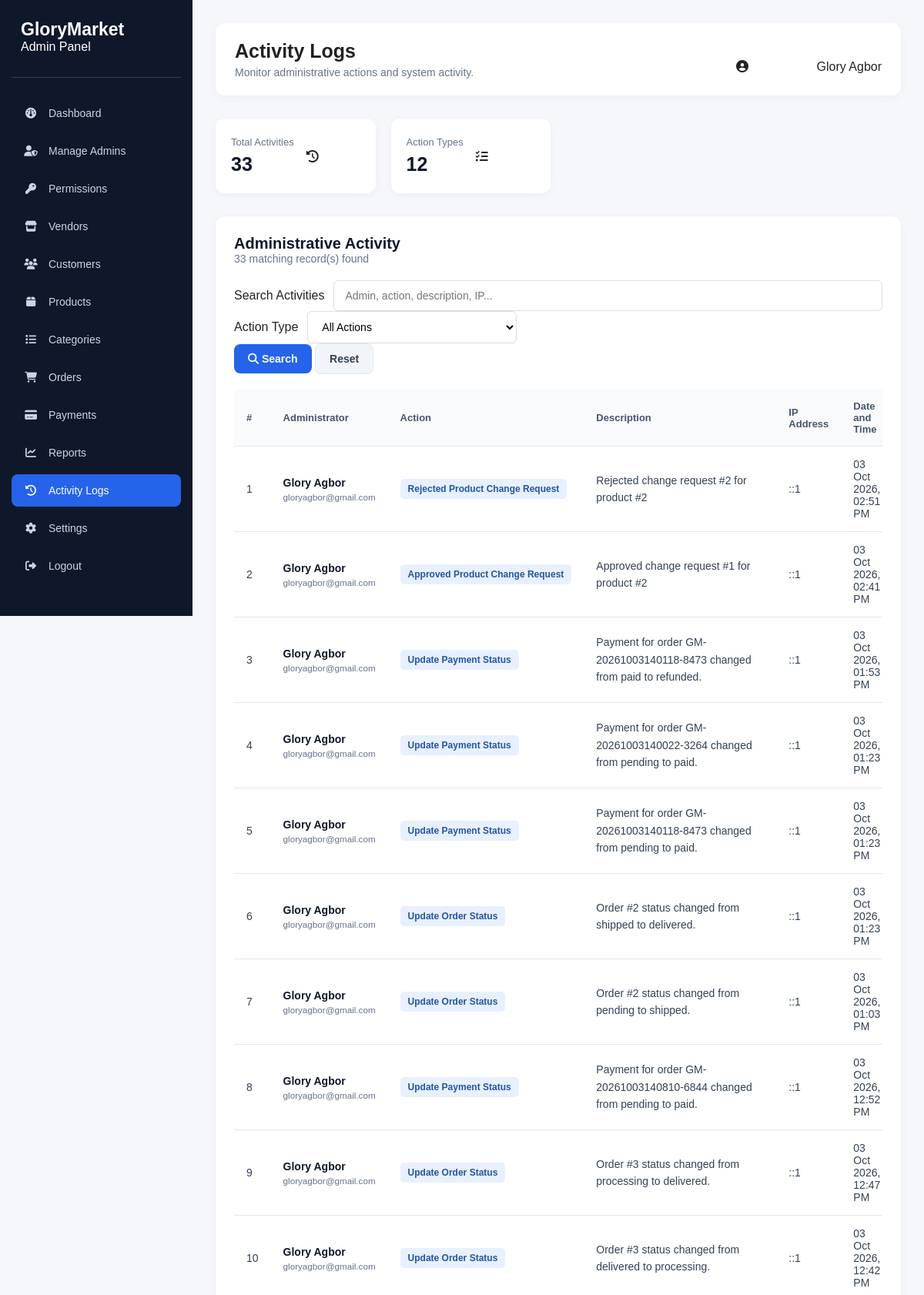
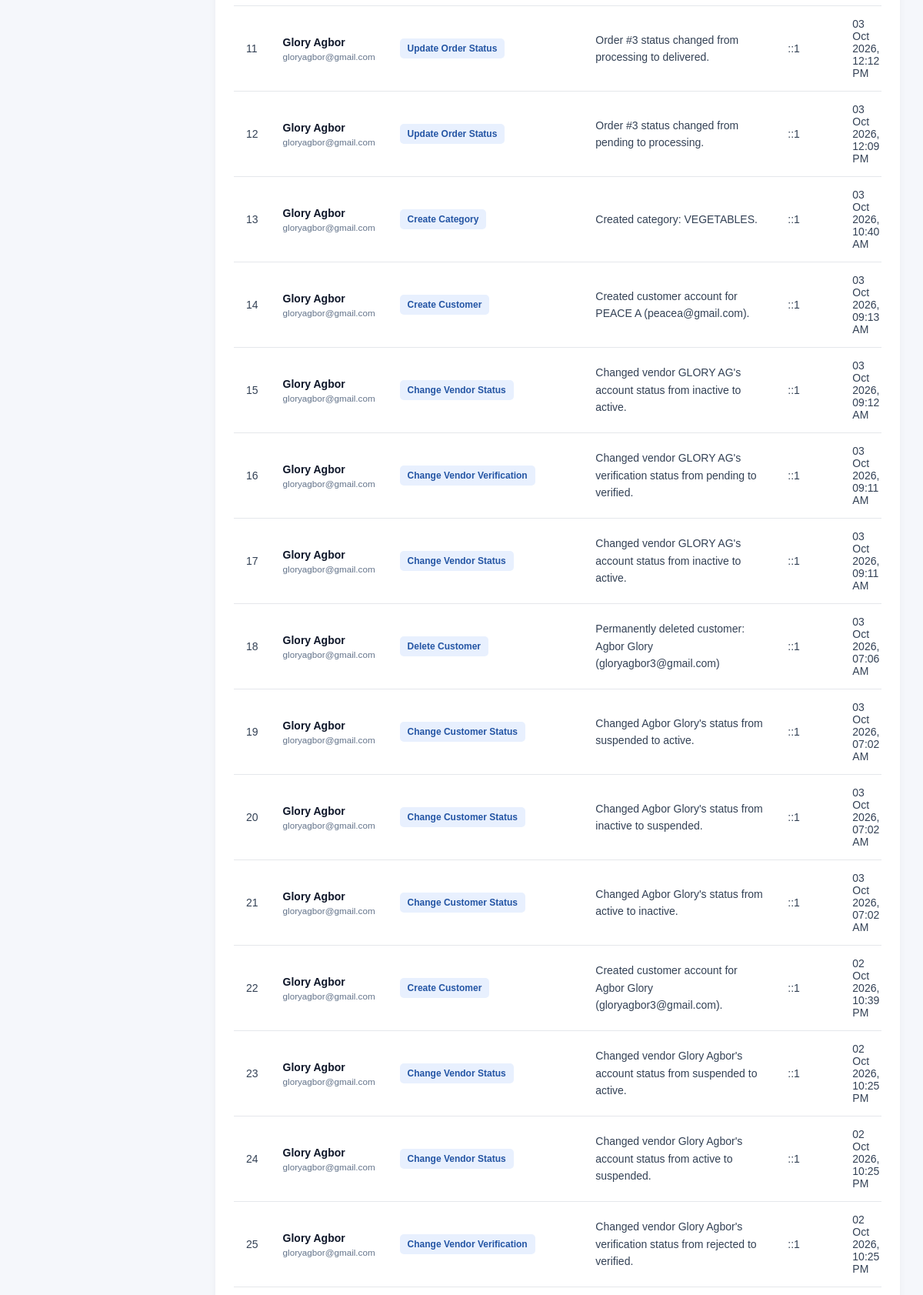
Page /admin/activity-logs.php (signed in, upper part) on the committed database (2 pictures, top to bottom).
### tables this page shows
CREATE TABLE `admin_activity_logs` (
  `id` int(11) NOT NULL,
  `admin_id` int(11) DEFAULT NULL,
  `action` varchar(100) NOT NULL,
  `description` text DEFAULT NULL,
  `ip_address` varchar(45) DEFAULT NULL,
  `created_at` timestamp NOT NULL DEFAULT current_timestamp()
);

CREATE TABLE `users` (
  `id` int(11) NOT NULL,
  `full_name` varchar(100) NOT NULL,
  `email` varchar(150) NOT NULL,
  `phone` varchar(20) DEFAULT NULL,
  `profile_picture` varchar(255) DEFAULT NULL,
  `password` varchar(255) NOT NULL,
  `role` enum('super_admin','admin','vendor','customer') NOT NULL DEFAULT 'customer',
  `status` enum('active','inactive','suspended') NOT NULL DEFAULT 'active',
  `email_verified_at` datetime DEFAULT NULL,
  `created_at` timestamp NOT NULL DEFAULT current_timestamp(),
  `updated_at` timestamp NOT NULL DEFAULT current_timestamp() ON UPDATE current_timestamp()
);

### admin/activity-logs.php (the view, shortened to what this page needs)
<?php
$pdo = getDbConnection();
$full_name = $_SESSION['full_name'] ?? 'Super Admin';
$search = trim($_GET['search'] ?? '');
$where = [];
$params = [];
$where_sql = !empty($where)
    ? "WHERE " . implode(" AND ", $where)
    : "";
$action_stmt = $pdo->query("
    SELECT DISTINCT action
    FROM admin_activity_logs
    ORDER BY action ASC
");
$actions = $action_stmt->fetchAll(PDO::FETCH_COLUMN);
$sql = "
    SELECT
        l.id,
        l.admin_id,
        l.action,
        l.description,
        l.ip_address,
        l.created_at,
        u.full_name AS admin_name,
        u.email AS admin_email
    FROM admin_activity_logs l
    LEFT JOIN users u ON l.admin_id = u.id
    {$where_sql}
    ORDER BY l.created_at DESC
";
$stmt = $pdo->prepare($sql);
$stmt->execute($params);
$activity_logs = $stmt->fetchAll(PDO::FETCH_ASSOC);
$total_logs = count($activity_logs);
?>
<!DOCTYPE html>
<html lang="en">
<head>
    <link rel="stylesheet" href="../assets/css/admin-dashboard.css">
    <link rel="stylesheet"
          href="https://cdnjs.cloudflare.com/ajax/libs/font-awesome/6.5.0/css/all.min.css">
</head>
<body>
<div class="dashboard-wrapper">
    <aside class="sidebar">
        <div class="sidebar-brand">
            <h2>GloryMarket</h2>
            <p>Admin Panel</p>
        </div>
        <nav class="sidebar-nav">
            <a href="dashboard.php">
                <i class="fa-solid fa-gauge"></i>
                Dashboard
            </a>
            <a href="admins.php">
                <i class="fa-solid fa-user-shield"></i>
                Manage Admins
            </a>
            <a href="permissions.php">
                <i class="fa-solid fa-key"></i>
                Permissions
            </a>
            <a href="vendors.php">
                <i class="fa-solid fa-store"></i>
                Vendors
            </a>
            <a href="customers.php">
                <i class="fa-solid fa-users"></i>
                Customers
            </a>
            <a href="products.php">
                <i class="fa-solid fa-box"></i>
                Products
            </a>
            <a href="categories.php">
                <i class="fa-solid fa-list"></i>
                Categories
            </a>
            <a href="orders.php">
                <i class="fa-solid fa-cart-shopping"></i>
                Orders
            </a>
            <a href="payments.php">
                <i class="fa-solid fa-credit-card"></i>
                Payments
            </a>
            <a href="reports.php">
                <i class="fa-solid fa-chart-line"></i>
                Reports
            </a>
            <a href="activity-logs.php" class="active">
                <i class="fa-solid fa-clock-rotate-left"></i>
                Activity Logs
            </a>
            <a href="settings.php">
                <i class="fa-solid fa-gear"></i>
                Settings
            </a>
            <a href="../logout.php">
                <i class="fa-solid fa-right-from-bracket"></i>
                Logout
            </a>
        </nav>
    </aside>
    <main class="main-content">
        <header class="topbar">
            <div>
                <h1>Activity Logs</h1>
                <p>Monitor administrative actions and system activity.</p>
            </div>
            <div class="admin-details">
                <i class="fa-solid fa-user-circle"></i>
                <span><?= htmlspecialchars($full_name) ?></span>
            </div>
        </header>
        <section class="stats-grid">
            <div class="stat-card">
                <div>
                    <p>Total Activities</p>
                    <h2><?= number_format($total_logs) ?></h2>
                </div>
                <i class="fa-solid fa-clock-rotate-left"></i>
            </div>
            <div class="stat-card">
                <div>
                    <p>Action Types</p>
                    <h2><?= number_format(count($actions)) ?></h2>
                </div>
                <i class="fa-solid fa-list-check"></i>
            </div>
        </section>
        <section class="table-panel">
            <div class="panel-header">
                <div>
                    <h2>Administrative Activity</h2>
                    <p>
                        <?= number_format($total_logs) ?>
                        matching record(s) found
                    </p>
                </div>
            </div>
            <form method="GET" class="order-filter-form">
                <div class="filter-group">
                    <label for="search">Search Activities</label>
                    <input
                        type="text"
                        id="search"
                        name="search"
                        placeholder="Admin, action, description, IP..."
                        value="<?= htmlspecialchars($search) ?>"
                    >
                </div>
                <div class="filter-group">
                    <label for="action">Action Type</label>
                    <select name="action" id="action">
                        <option value="">All Actions</option>
                    </select>
                </div>
                <div class="filter-actions">
                    <button type="submit" class="primary-btn">
                        <i class="fa-solid fa-search"></i>
                        Search
                    </button>
                    <a href="activity-logs.php" class="secondary-btn">
                        Reset
                    </a>
                </div>
            </form>
            <div class="table-wrapper">
                <table class="orders-table">
                    <thead>
                        <tr>
                            <th>#</th>
                            <th>Administrator</th>
                            <th>Action</th>
                            <th>Description</th>
                            <th>IP Address</th>
                            <th>Date and Time</th>
                        </tr>
                    </thead>
                    <tbody>
                    <?php if (!empty($activity_logs)): ?>
                        <?php foreach ($activity_logs as $index => $log): ?>
                            <tr>
                                <td>
                                    <?= $index + 1 ?>
                                </td>
                                <td>
                                    <strong>
                                        <?= htmlspecialchars(
                                            $log['admin_name'] ?? 'Unknown Admin'
                                        ) ?>
                                    </strong>
                                    <br>
                                    <small>
                                        <?= htmlspecialchars(
                                            $log['admin_email'] ?? 'Account unavailable'
                                        ) ?>
                                    </small>
                                </td>
                                <td>
                                    <span class="activity-action-badge">
                                        <?= htmlspecialchars(
                                            ucwords(
                                                strtolower(
                                                    str_replace('_', ' ', $log['action'])
                                                )
                                            )
                                        ) ?>
                                    </span>
                                </td>
                                <td class="activity-description">
                                    <?= htmlspecialchars(
                                        $log['description'] ?? 'No description provided'
                                    ) ?>
                                </td>
                                <td>
                                    <?= htmlspecialchars(
                                        $log['ip_address'] ?? 'Unknown'
                                    ) ?>
                                </td>
                                <td>
                                    <?= !empty($log['created_at'])
                                        ? date(
                                            'd M Y, h:i A',
                                            strtotime($log['created_at'])
                                        )
                                        : 'Not available'
                                    ?>
                                </td>
                            </tr>
                        <?php endforeach; ?>
                    <?php endif; ?>
                    </tbody>
                </table>
            </div>
        </section>
    </main>
</div>
</body>
</html>

### assets/css/admin-dashboard.css (style rules this page uses)
* { margin: 0; padding: 0; box-sizing: border-box; }
body { font-family: 'Segoe UI', Arial, sans-serif; background: #f1f5f9; color: #1e293b; }
.dashboard-wrapper { display: flex; min-height: 100vh; }
.sidebar { width: 250px; background: #0f172a; color: #ffffff; position: fixed; top: 0; left: 0; height: 100vh; overflow-y: auto; padding: 25px 15px; }
.sidebar-brand { padding: 0 12px 30px; border-bottom: 1px solid #334155; }
.sidebar-brand h2 { font-size: 23px; color: #ffffff; }
.sidebar-nav { margin-top: 25px; }
.sidebar-nav a { display: flex; align-items: center; gap: 13px; padding: 13px 15px; margin-bottom: 7px; color: #cbd5e1; text-decoration: none; border-radius: 8px; font-size: 14px; transition: 0.3s; }
.sidebar-nav a i { width: 20px; text-align: center; }
.sidebar-nav a:hover, .sidebar-nav a.active { background: #2563eb; color: #ffffff; }
.main-content { margin-left: 250px; width: calc(100% - 250px); padding: 30px; }
.topbar { display: flex; justify-content: space-between; align-items: center; background: #ffffff; padding: 22px 25px; border-radius: 12px; margin-bottom: 30px; box-shadow: 0 3px 12px rgba(0, 0, 0, 0.04); }
.topbar h1 { font-size: 25px; margin-bottom: 5px; }
.topbar p { color: #64748b; font-size: 14px; }
.stats-grid { display: grid; grid-template-columns: repeat(4, 1fr); gap: 20px; margin-bottom: 30px; }
.stat-card { background: #ffffff; padding: 23px 20px; border-radius: 12px; display: flex; align-items: center; gap: 16px; box-shadow: 0 3px 12px rgba(0, 0, 0, 0.04); }
.stat-card p { color: #64748b; font-size: 13px; margin-bottom: 7px; }
.stat-card h2 { font-size: 25px; color: #0f172a; }
.table-panel { background: #ffffff; border-radius: 12px; padding: 25px; box-shadow: 0 3px 12px rgba(0, 0, 0, 0.04); }
.panel-header { display: flex; justify-content: space-between; align-items: center; margin-bottom: 20px; }
.panel-header h2 { font-size: 20px; color: #0f172a; margin-bottom: 5px; }
.panel-header p { color: #64748b; font-size: 14px; }
.table-wrapper { width: 100%; overflow-x: auto; }
.orders-table { width: 100%; border-collapse: collapse; min-width: 900px; }
.orders-table th { text-align: left; padding: 14px; background: #f8fafc; color: #475569; font-size: 13px; font-weight: 600; border-bottom: 1px solid #e2e8f0; }
.orders-table td { padding: 16px 14px; border-bottom: 1px solid #e2e8f0; color: #334155; font-size: 14px; }
.orders-table td strong { color: #0f172a; }
.orders-table td small { display: block; margin-top: 4px; color: #64748b; }
.table-panel { background: #fff; border-radius: 12px; padding: 24px; margin-top: 25px; box-shadow: 0 2px 10px rgba(0, 0, 0, 0.05); }
.panel-header h2 { margin: 0; font-size: 20px; }
.orders-table { width: 100%; border-collapse: collapse; min-width: 800px; }
.orders-table th { padding: 14px 16px; text-align: left; background: #f8fafc; color: #475569; font-size: 13px; }
.orders-table td { padding: 15px 16px; border-bottom: 1px solid #e5e7eb; font-size: 14px; }
.primary-btn { display: inline-block; padding: 11px 18px; background: #2563eb; color: #fff; border: none; border-radius: 8px; text-decoration: none; font-size: 14px; font-weight: 600; cursor: pointer; }
.secondary-btn { display: inline-block; padding: 11px 18px; background: #f1f5f9; color: #334155; border: 1px solid #e2e8f0; border-radius: 8px; text-decoration: none; font-size: 14px; font-weight: 600; }
.admin-details { display: grid; grid-template-columns: repeat(2, 1fr); gap: 20px; margin-top: 20px; }
.order-filter-form { margin: 20px 0; }
.filter-group { display: flex; align-items: center; flex-wrap: wrap; gap: 12px; }
.filter-group input, .filter-group select { padding: 11px 14px; border: 1px solid #ddd; border-radius: 6px; font-size: 14px; outline: none; background: #fff; }
.filter-group input { flex: 1; min-width: 220px; }
.filter-group select { min-width: 170px; }
.activity-action-badge { display: inline-block; padding: 6px 10px; background: #e8f0fe; color: #2455a4; border-radius: 5px; font-size: 12px; font-weight: 600; white-space: nowrap; }
.activity-description { min-width: 250px; max-width: 450px; line-height: 1.6; overflow-wrap: anywhere; }
* { box-sizing: border-box; }
body { margin: 0; padding: 0; background: #f5f7fb; font-family: Arial, sans-serif; color: #222; }
body { margin: 0; background: #f5f7fb; font-family: Arial, sans-serif; }

### rows in the picture
admin_activity_logs: admin.full_name "Glory Agbor", admin.email "gloryagbor@gmail.com", action "Rejected Product Change Request", description "Rejected change request #2 for product #2", ip_address "::1", created_at "03 Oct 2026, 02:51 PM"
admin_activity_logs: admin.full_name "Glory Agbor", admin.email "gloryagbor@gmail.com", action "Approved Product Change Request", description "Approved change request #1 for product #2", ip_address "::1", created_at "03 Oct 2026, 02:41 PM"
admin_activity_logs: admin.full_name "Glory Agbor", admin.email "gloryagbor@gmail.com", action "Update Payment Status", description "Payment for order GM-20261003140118-8473 changed from paid to refunded.", ip_address "::1", created_at "03 Oct 2026, 01:53 PM"
admin_activity_logs: admin.full_name "Glory Agbor", admin.email "gloryagbor@gmail.com", action "Update Payment Status", description "Payment for order GM-20261003140022-3264 changed from pending to paid.", ip_address "::1", created_at "03 Oct 2026, 01:23 PM"
admin_activity_logs: admin.full_name "Glory Agbor", admin.email "gloryagbor@gmail.com", action "Update Payment Status", description "Payment for order GM-20261003140118-8473 changed from pending to paid.", ip_address "::1", created_at "03 Oct 2026, 01:23 PM"
admin_activity_logs: admin.full_name "Glory Agbor", admin.email "gloryagbor@gmail.com", action "Update Order Status", description "Order #2 status changed from shipped to delivered.", ip_address "::1", created_at "03 Oct 2026, 01:23 PM"
admin_activity_logs: admin.full_name "Glory Agbor", admin.email "gloryagbor@gmail.com", action "Update Order Status", description "Order #2 status changed from pending to shipped.", ip_address "::1", created_at "03 Oct 2026, 01:03 PM"
admin_activity_logs: admin.full_name "Glory Agbor", admin.email "gloryagbor@gmail.com", action "Update Payment Status", description "Payment for order GM-20261003140810-6844 changed from pending to paid.", ip_address "::1", created_at "03 Oct 2026, 12:52 PM"
admin_activity_logs: admin.full_name "Glory Agbor", admin.email "gloryagbor@gmail.com", action "Update Order Status", description "Order #3 status changed from processing to delivered.", ip_address "::1", created_at "03 Oct 2026, 12:47 PM"
admin_activity_logs: admin.full_name "Glory Agbor", admin.email "gloryagbor@gmail.com", action "Update Order Status", description "Order #3 status changed from delivered to processing.", ip_address "::1", created_at "03 Oct 2026, 12:42 PM"
admin_activity_logs: admin.full_name "Glory Agbor", admin.email "gloryagbor@gmail.com", action "Update Order Status", description "Order #3 status changed from processing to delivered.", ip_address "::1", created_at "03 Oct 2026, 12:12 PM"
admin_activity_logs: admin.full_name "Glory Agbor", admin.email "gloryagbor@gmail.com", action "Update Order Status", description "Order #3 status changed from pending to processing.", ip_address "::1", created_at "03 Oct 2026, 12:09 PM"
admin_activity_logs: admin.full_name "Glory Agbor", admin.email "gloryagbor@gmail.com", action "Create Category", description "Created category: VEGETABLES.", ip_address "::1", created_at "03 Oct 2026, 10:40 AM"
admin_activity_logs: admin.full_name "Glory Agbor", admin.email "gloryagbor@gmail.com", action "Create Customer", description "Created customer account for PEACE A (peacea@gmail.com).", ip_address "::1", created_at "03 Oct 2026, 09:13 AM"
admin_activity_logs: admin.full_name "Glory Agbor", admin.email "gloryagbor@gmail.com", action "Change Vendor Status", description "Changed vendor GLORY AG's account status from inactive to active.", ip_address "::1", created_at "03 Oct 2026, 09:12 AM"
admin_activity_logs: admin.full_name "Glory Agbor", admin.email "gloryagbor@gmail.com", action "Change Vendor Verification", description "Changed vendor GLORY AG's verification status from pending to verified.", ip_address "::1", created_at "03 Oct 2026, 09:11 AM"
admin_activity_logs: admin.full_name "Glory Agbor", admin.email "gloryagbor@gmail.com", action "Change Vendor Status", description "Changed vendor GLORY AG's account status from inactive to active.", ip_address "::1", created_at "03 Oct 2026, 09:11 AM"
admin_activity_logs: admin.full_name "Glory Agbor", admin.email "gloryagbor@gmail.com", action "Delete Customer", description "Permanently deleted customer: Agbor Glory (gloryagbor3@gmail.com)", ip_address "::1", created_at "03 Oct 2026, 07:06 AM"
admin_activity_logs: admin.full_name "Glory Agbor", admin.email "gloryagbor@gmail.com", action "Change Customer Status", description "Changed Agbor Glory's status from suspended to active.", ip_address "::1", created_at "03 Oct 2026, 07:02 AM"
admin_activity_logs: admin.full_name "Glory Agbor", admin.email "gloryagbor@gmail.com", action "Change Customer Status", description "Changed Agbor Glory's status from inactive to suspended.", ip_address "::1", created_at "03 Oct 2026, 07:02 AM"
admin_activity_logs: admin.full_name "Glory Agbor", admin.email "gloryagbor@gmail.com", action "Change Customer Status", description "Changed Agbor Glory's status from active to inactive.", ip_address "::1", created_at "03 Oct 2026, 07:02 AM"
admin_activity_logs: admin.full_name "Glory Agbor", admin.email "gloryagbor@gmail.com", action "Create Customer", description "Created customer account for Agbor Glory (gloryagbor3@gmail.com).", ip_address "::1", created_at "02 Oct 2026, 10:39 PM"
admin_activity_logs: admin.full_name "Glory Agbor", admin.email "gloryagbor@gmail.com", action "Change Vendor Status", description "Changed vendor Glory Agbor's account status from suspended to active.", ip_address "::1", created_at "02 Oct 2026, 10:25 PM"
admin_activity_logs: admin.full_name "Glory Agbor", admin.email "gloryagbor@gmail.com", action "Change Vendor Status", description "Changed vendor Glory Agbor's account status from active to suspended.", ip_address "::1", created_at "02 Oct 2026, 10:25 PM"
admin_activity_logs: admin.full_name "Glory Agbor", admin.email "gloryagbor@gmail.com", action "Change Vendor Verification", description "Changed vendor Glory Agbor's verification status from rejected to verified.", ip_address "::1", created_at "02 Oct 2026, 10:25 PM"

### other values in the picture
$full_name "Glory Agbor"
$total_logs "33"
count($actions) "12"
